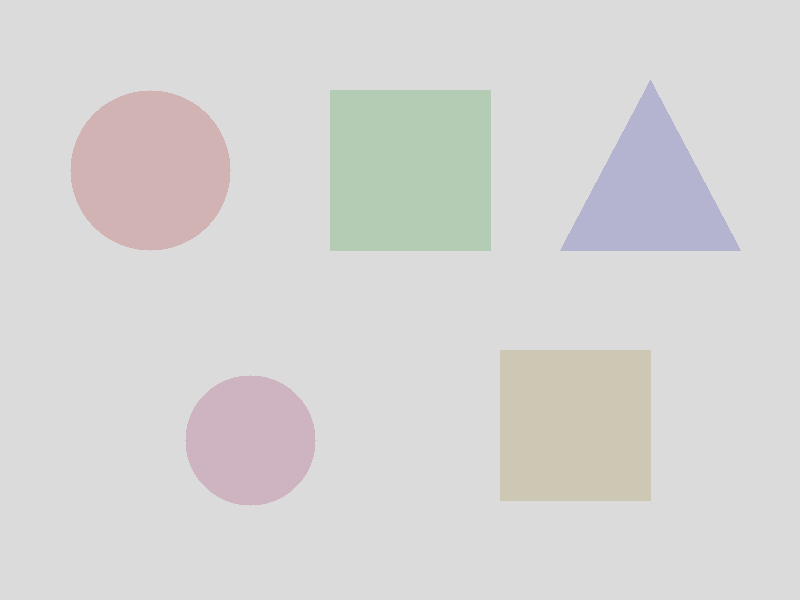
#> input picture imagens/formas_baixo_contraste.png, 800 x 600 px; its folder holds only this picture in this run
$ python -i processamento.py   (imports and definitions only)
#> lines starting #> are read from the running program, lines starting #| are printed output that depends on the picture; after the words box and inside, x2 and y2 are one past the last pixel; in counts of white or black regions, pixels touching at a corner belong together
#> further down, picture is the input picture: shape (600, 800, 3); mean B, G, R 212.2, 213.2, 214.1
### src/correcoes.py
"""Diagnostico e correcoes automaticas de problemas visuais."""

from __future__ import annotations

from dataclasses import dataclass

import cv2
import numpy as np

from .utils import Imagem


@dataclass(frozen=True)
class MetricasImagem:
    """Metricas simples usadas pelo diagnostico automatico."""

    brilho_medio: float
    contraste: float
    nivel_ruido: float


@dataclass(frozen=True)
class ResultadoCorrecao:
    """Imagem corrigida, diagnostico inicial e correcoes executadas."""

    imagem: Imagem
    metricas_iniciais: MetricasImagem
    metricas_finais: MetricasImagem
    correcoes_aplicadas: tuple[str, ...]


def _cinza(imagem: Imagem) -> Imagem:
    return cv2.cvtColor(imagem, cv2.COLOR_BGR2GRAY) if imagem.ndim == 3 else imagem
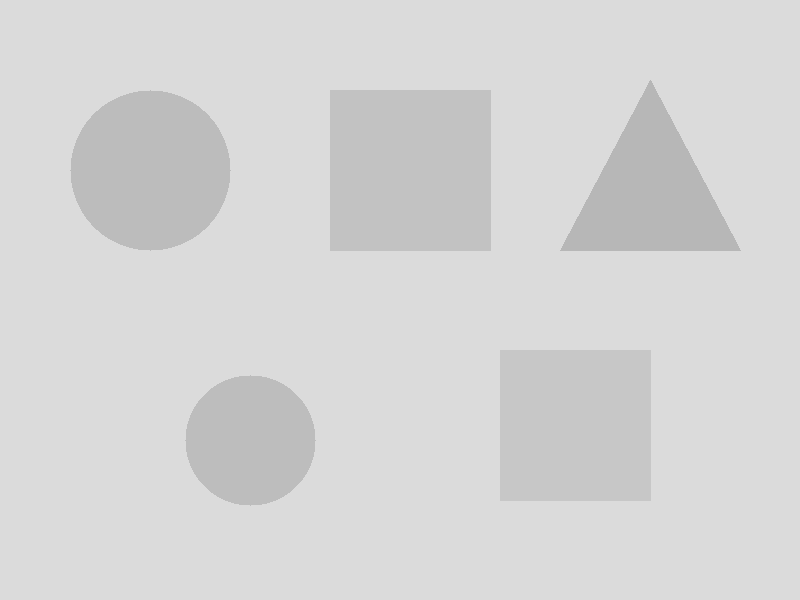
#> returned value: shape (600, 800); min 183, max 219, mean 213.4


def calcular_metricas(imagem: Imagem) -> MetricasImagem:
    """Calcula brilho, desvio-padrao de intensidade e estimativa robusta de ruido."""
    cinza = _cinza(imagem)
    mediana = cv2.medianBlur(cinza, 3)
    residuo = cv2.absdiff(cinza, mediana)
    return MetricasImagem(
        brilho_medio=float(np.mean(cinza)),
        contraste=float(np.std(cinza)),
        nivel_ruido=float(np.std(residuo)),
    )


def _corrigir_gamma(imagem: Imagem, gamma: float) -> Imagem:
    gamma = max(0.1, min(gamma, 5.0))
    tabela = np.array([((i / 255.0) ** gamma) * 255 for i in range(256)], dtype=np.uint8)
    return cv2.LUT(imagem, tabela)


# [5 lines left out: function corrigir_imagem_escura, not called in this run]


def corrigir_excesso_brilho(imagem: Imagem, alvo: float = 145.0) -> Imagem:
    """Escurece uma imagem superexposta por transformacao gamma."""
#> called with alvo = 145
    media = min(calcular_metricas(imagem).brilho_medio, 254.0) / 255.0
#> media = 0.837
    gamma = np.log(alvo / 255.0) / np.log(max(media, 1e-3))
#> gamma = 3.17
    return _corrigir_gamma(imagem, float(gamma))


def corrigir_baixo_contraste(imagem: Imagem, limite: float = 2.0) -> Imagem:
    """Aumenta contraste local com CLAHE, preservando cores quando presentes."""
#> called with limite = 2
    clahe = cv2.createCLAHE(clipLimit=limite, tileGridSize=(8, 8))
    if imagem.ndim == 2:
        return clahe.apply(imagem)
    lab = cv2.cvtColor(imagem, cv2.COLOR_BGR2LAB)
#> lab: shape (600, 800, 3); mean of channels 0, 1, 2 154.6, 128.5, 129.3
    luminosidade, canal_a, canal_b = cv2.split(lab)
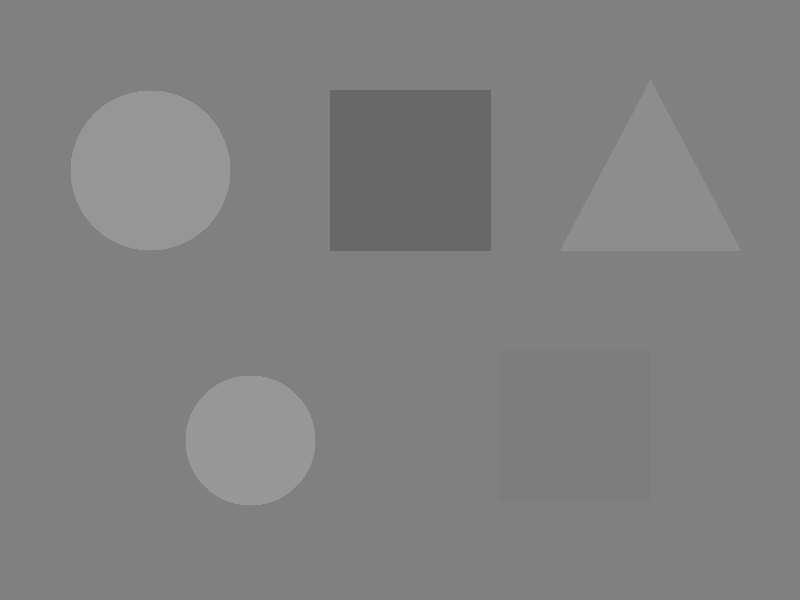
#> canal_a: shape (600, 800); min 104, max 151, mean 128.5
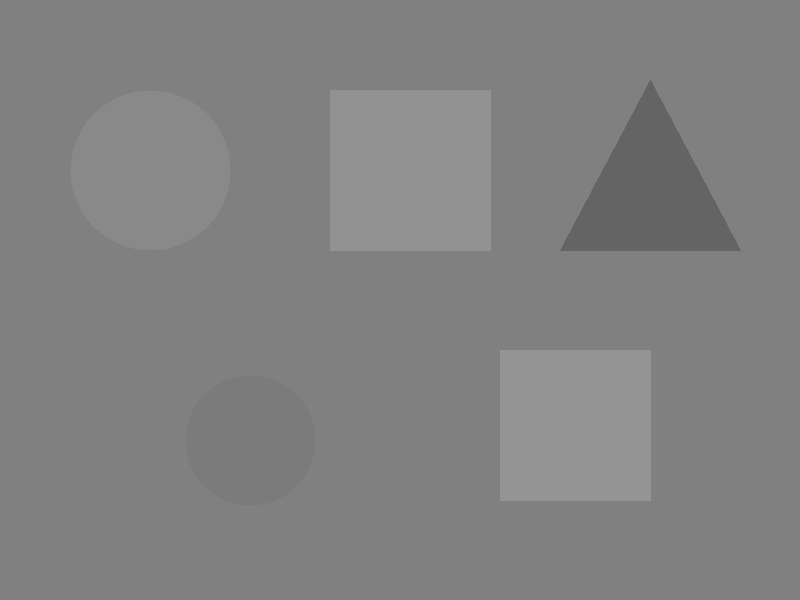
#> canal_b: shape (600, 800); min 100, max 148, mean 129.3
    luminosidade = clahe.apply(luminosidade)
    return cv2.cvtColor(cv2.merge((luminosidade, canal_a, canal_b)), cv2.COLOR_LAB2BGR)
#> returned value: shape (600, 800, 3)


def reduzir_ruido(imagem: Imagem, intensidade: int = 10) -> Imagem:
    """Reduz ruido mantendo bordas com Non-local Means."""
    if imagem.ndim == 2:
        return cv2.fastNlMeansDenoising(imagem, None, intensidade, 7, 21)
    return cv2.fastNlMeansDenoisingColored(
        imagem, None, intensidade, intensidade, 7, 21
    )


def corrigir_automaticamente(
    imagem: Imagem,
    limiar_escura: float = 80.0,
    limiar_clara: float = 190.0,
    limiar_contraste: float = 42.0,
    limiar_ruido: float = 8.0,
) -> ResultadoCorrecao:
    """Diagnostica e corrige problemas visuais de maneira sequencial."""
    if not 0 <= limiar_escura < limiar_clara <= 255:
        raise ValueError("Os limiares de brilho devem satisfazer 0 <= escura < clara <= 255.")
    if limiar_contraste < 0 or limiar_ruido < 0:
        raise ValueError("Os limiares de contraste e ruido nao podem ser negativos.")

    iniciais = calcular_metricas(imagem)
    corrigida = imagem.copy()
    aplicadas: list[str] = []

    if iniciais.brilho_medio < limiar_escura:
        corrigida = corrigir_imagem_escura(corrigida)
        aplicadas.append("correcao de imagem escura")
    elif iniciais.brilho_medio > limiar_clara:
        corrigida = corrigir_excesso_brilho(corrigida)
        aplicadas.append("correcao de excesso de brilho")

    if calcular_metricas(corrigida).contraste < limiar_contraste:
        corrigida = corrigir_baixo_contraste(corrigida)
        aplicadas.append("correcao de baixo contraste")

    if iniciais.nivel_ruido > limiar_ruido:
        corrigida = reduzir_ruido(corrigida)
        aplicadas.append("reducao automatica de ruido")

    if not aplicadas:
        aplicadas.append("nenhuma correcao automatica necessaria")

    return ResultadoCorrecao(
        imagem=corrigida,
        metricas_iniciais=iniciais,
        metricas_finais=calcular_metricas(corrigida),
        correcoes_aplicadas=tuple(aplicadas),
    )

### src/processamento.py
"""Pipeline de processamento digital de imagens."""

from __future__ import annotations

from dataclasses import dataclass
from pathlib import Path

import cv2
import matplotlib
import numpy as np

# [1 line not run here, left out]
from matplotlib import pyplot as plt

from .correcoes import ResultadoCorrecao, corrigir_automaticamente, reduzir_ruido
from .utils import Imagem, salvar_imagem


@dataclass(frozen=True)
class ResultadoProcessamento:
    """Resultados em memoria e lista dos processamentos executados."""

    etapas: dict[str, Imagem]
    correcao: ResultadoCorrecao
    processamentos_aplicados: tuple[str, ...]


def converter_escala_cinza(imagem: Imagem) -> Imagem:
    return cv2.cvtColor(imagem, cv2.COLOR_BGR2GRAY) if imagem.ndim == 3 else imagem.copy()


def ajustar_brilho(imagem: Imagem, alvo: float = 128.0) -> Imagem:
    """Desloca intensidades para aproximar o brilho medio do alvo."""
#> called with alvo = 128
    beta = alvo - float(np.mean(imagem))
#> beta = -19.94
    ajustada = imagem.astype(np.float32) + beta
    return np.clip(ajustada, 0, 255).astype(np.uint8)


def ajustar_contraste(imagem: Imagem, contraste_alvo: float = 64.0) -> Imagem:
    """Escala intensidades ao redor da media para melhorar o contraste global."""
#> called with contraste_alvo = 64
    desvio = float(np.std(imagem))
#> desvio = 21.8
    alpha = min(3.0, contraste_alvo / max(desvio, 1.0))
#> alpha = 2.94
    media = float(np.mean(imagem))
#> media = 127.9
    ajustada = (imagem.astype(np.float32) - media) * alpha + media
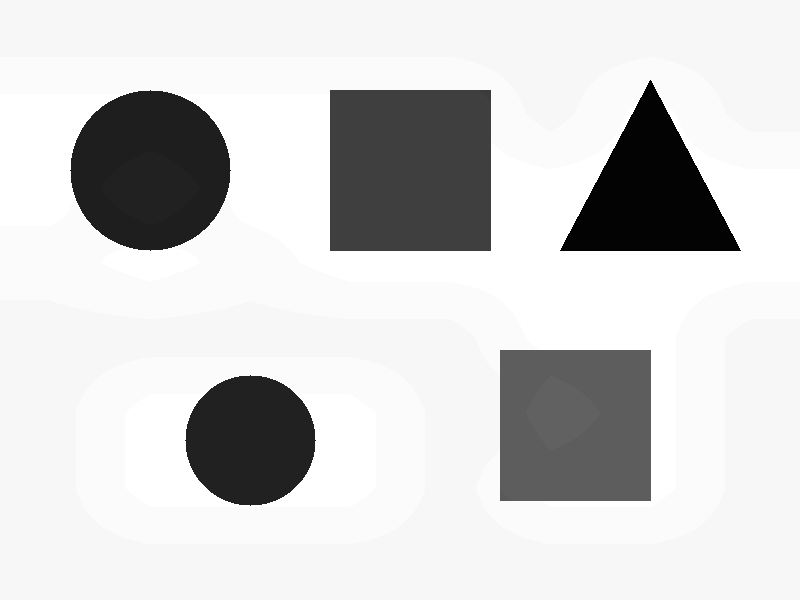
#> ajustada: shape (600, 800) float32; min -36.28, max 163.3, mean 127.9; drawn with min black and max white
    return np.clip(ajustada, 0, 255).astype(np.uint8)
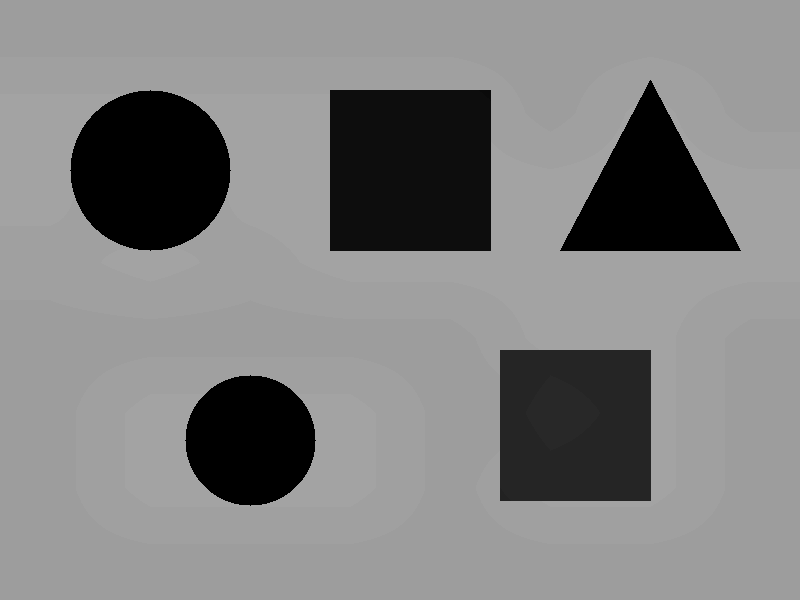
#> returned value: shape (600, 800); min 0, max 163, mean 129.4


def aplicar_filtro_gaussiano(imagem: Imagem, tamanho: int = 5) -> Imagem:
#> called with tamanho = 5
    if tamanho < 3 or tamanho % 2 == 0:
        raise ValueError("O tamanho do filtro Gaussiano deve ser impar e >= 3.")
    return cv2.GaussianBlur(imagem, (tamanho, tamanho), 0)


def equalizar_histograma(imagem: Imagem) -> Imagem:
    return cv2.equalizeHist(converter_escala_cinza(imagem))
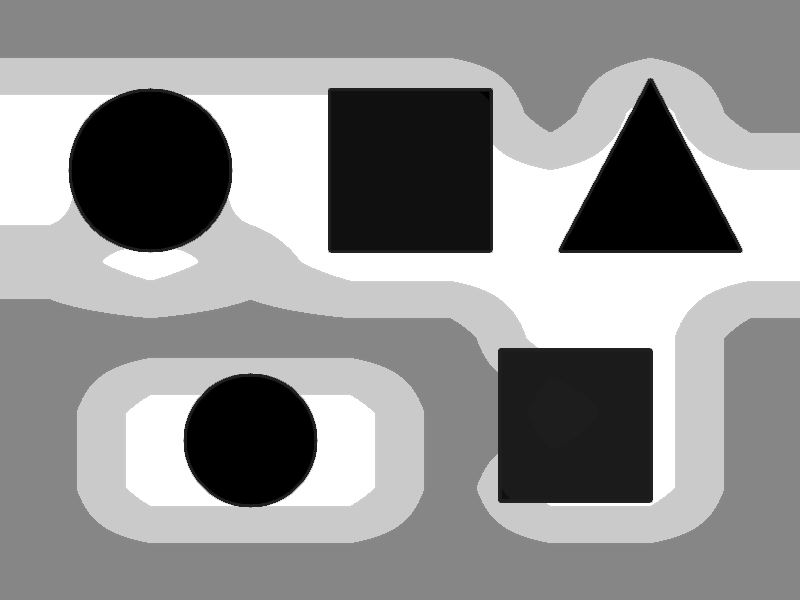
#> returned value: shape (600, 800); min 0, max 255, mean 145.8


def detectar_bordas(imagem: Imagem, limiar_baixo: int = 50, limiar_alto: int = 150) -> Imagem:
#> called with limiar_baixo = 50, limiar_alto = 150
    if not 0 <= limiar_baixo < limiar_alto <= 255:
        raise ValueError("Os limiares de Canny devem satisfazer 0 <= baixo < alto <= 255.")
    return cv2.Canny(converter_escala_cinza(imagem), limiar_baixo, limiar_alto)
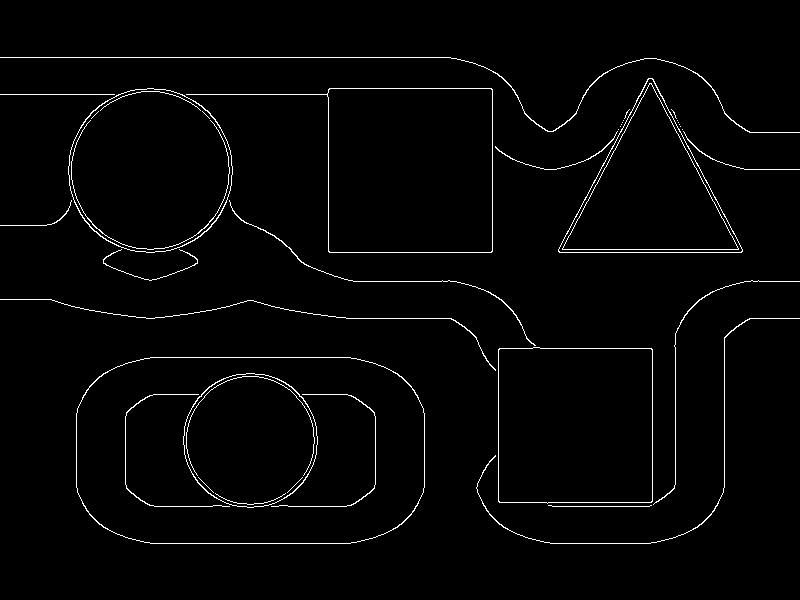
#> returned value: shape (600, 800); 2% white in thin lines or dots, all inside (x1, y1, x2, y2) = (0, 57, 800, 544)


def processar_imagem(
    imagem: Imagem,
    tamanho_gaussiano: int = 5,
    canny_baixo: int = 50,
    canny_alto: int = 150,
    limiar_escura: float = 80.0,
    limiar_clara: float = 190.0,
    limiar_contraste: float = 42.0,
    limiar_ruido: float = 8.0,
) -> ResultadoProcessamento:
    """Executa as correcoes e todas as transformacoes obrigatorias."""
    correcao = corrigir_automaticamente(
        imagem,
        limiar_escura=limiar_escura,
        limiar_clara=limiar_clara,
        limiar_contraste=limiar_contraste,
        limiar_ruido=limiar_ruido,
    )
    cinza = converter_escala_cinza(correcao.imagem)
    brilho = ajustar_brilho(cinza)
    contraste = ajustar_contraste(brilho)
    gaussiano = aplicar_filtro_gaussiano(contraste, tamanho_gaussiano)
    equalizada = equalizar_histograma(gaussiano)
    sem_ruido = reduzir_ruido(equalizada)
    bordas = detectar_bordas(sem_ruido, canny_baixo, canny_alto)

    etapas = {
        "00_original": imagem,
        "01_correcao_automatica": correcao.imagem,
        "02_escala_cinza": cinza,
        "03_ajuste_brilho": brilho,
        "04_ajuste_contraste": contraste,
        "05_filtro_gaussiano": gaussiano,
        "06_equalizacao_histograma": equalizada,
        "07_reducao_ruido": sem_ruido,
        "08_bordas_canny": bordas,
    }
    obrigatorios = (
        "conversao para escala de cinza",
        "ajuste de brilho",
        "ajuste de contraste",
        "filtro Gaussiano",
        "equalizacao de histograma",
        "reducao de ruido",
        "deteccao de bordas Canny",
    )
    return ResultadoProcessamento(
        etapas=etapas,
        correcao=correcao,
        processamentos_aplicados=correcao.correcoes_aplicadas + obrigatorios,
    )


def salvar_etapas(resultado: ResultadoProcessamento, diretorio: Path) -> None:
    for nome, imagem in resultado.etapas.items():
        salvar_imagem(diretorio / f"{nome}.png", imagem)


def salvar_comparacao(original: Imagem, processada: Imagem, caminho: Path) -> None:
    """Cria comparacao lado a lado pronta para documentacao academica."""
    caminho.parent.mkdir(parents=True, exist_ok=True)
    figura, eixos = plt.subplots(1, 2, figsize=(12, 6))
    eixos[0].imshow(cv2.cvtColor(original, cv2.COLOR_BGR2RGB))
    eixos[0].set_title("Imagem original")
    eixos[1].imshow(cv2.cvtColor(processada, cv2.COLOR_BGR2RGB))
    eixos[1].set_title("Imagem processada e reconhecida")
    for eixo in eixos:
        eixo.axis("off")
    figura.tight_layout()
    figura.savefig(caminho, dpi=160, bbox_inches="tight")
    plt.close(figura)

>>> import cv2
>>> picture = cv2.imread('../imagens/formas_baixo_contraste.png')
>>> result = processar_imagem(picture)
